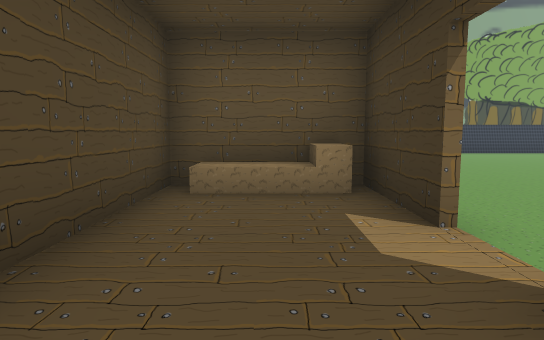
[1] (above)

20 first-person views from a walk through a level from a Godot 3-D game. The camera is 1.4 m above the floor, tilts 6° down and sees 75° across. The floor is counted in squares, 2 m on a side. Each view is taken from the middle of a square. On the plan, view 1 faces up. The plan holds only what a view shows up to about 11 squares ahead; the rest is blank. The place goes on beyond the plan. Flat picture figures and markers are not drawn. Some surface patterns are stand-ins.

[2]
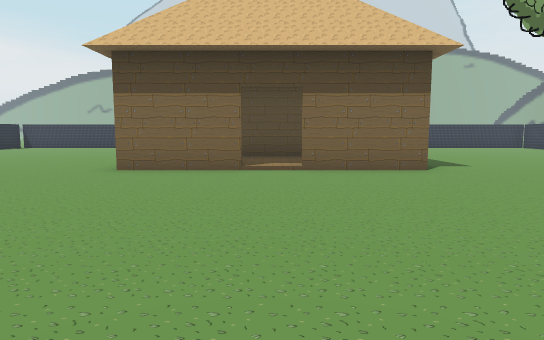

[3]
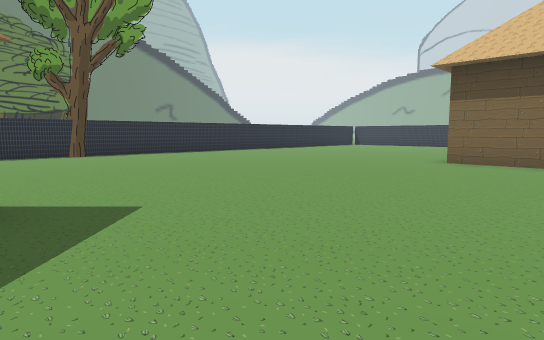

[4]
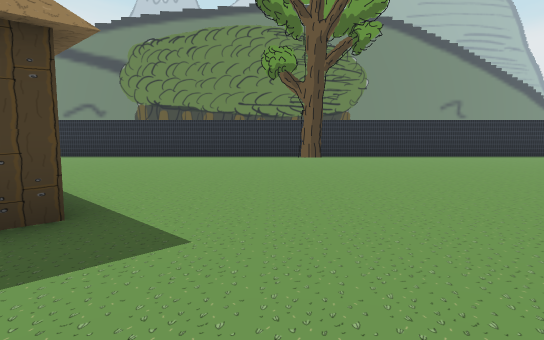

[5]
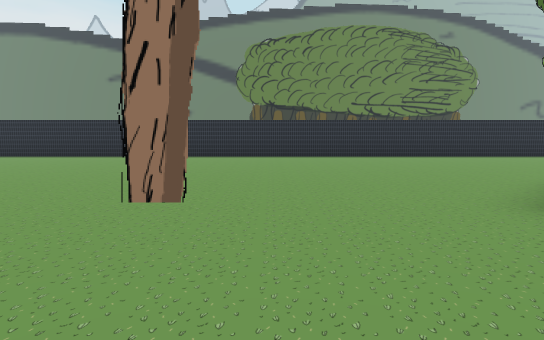

[6]
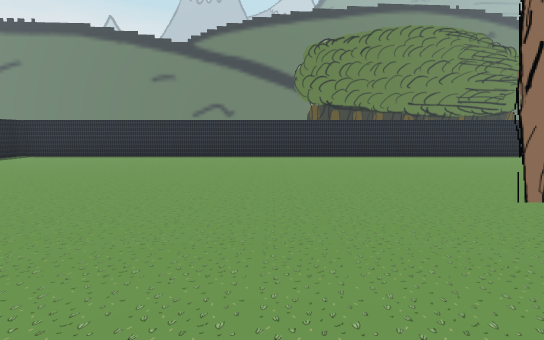

[7]
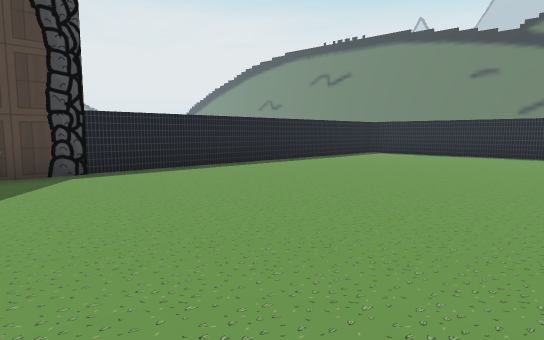

[8]
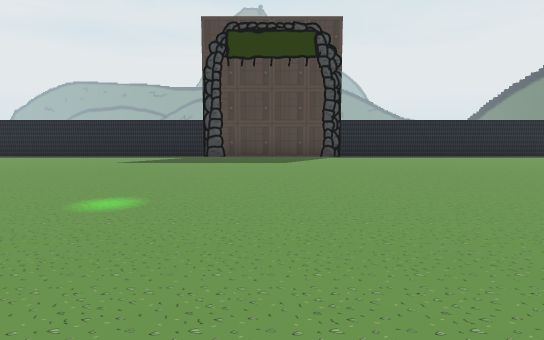

[9]
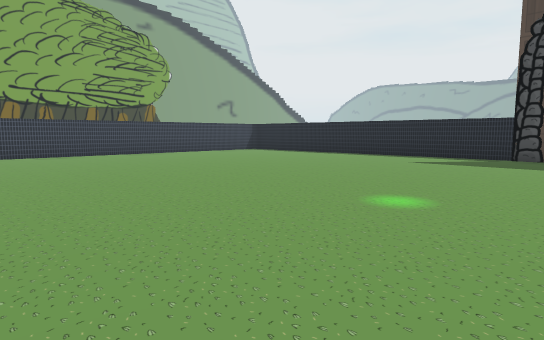

[10]
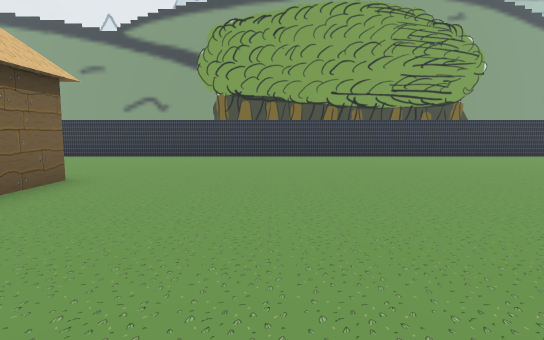

[11]
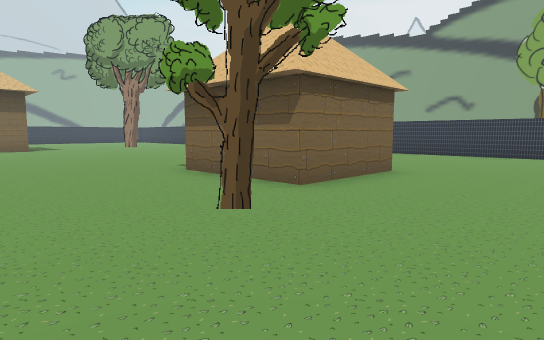

[12]
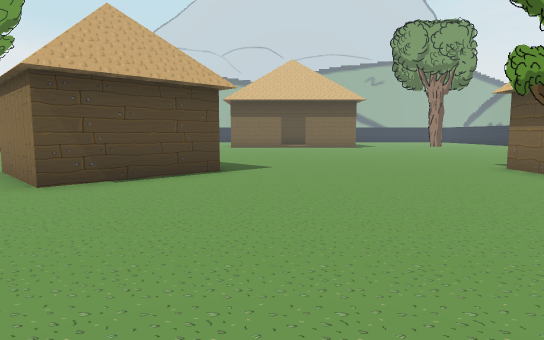

[13]
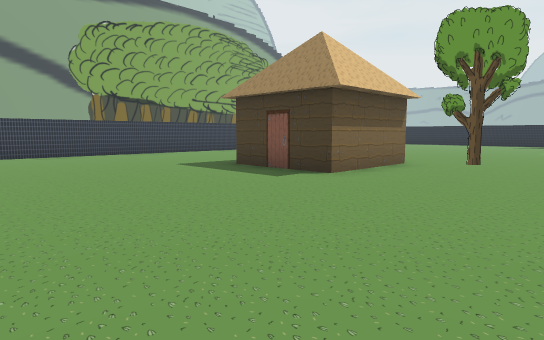

[14]
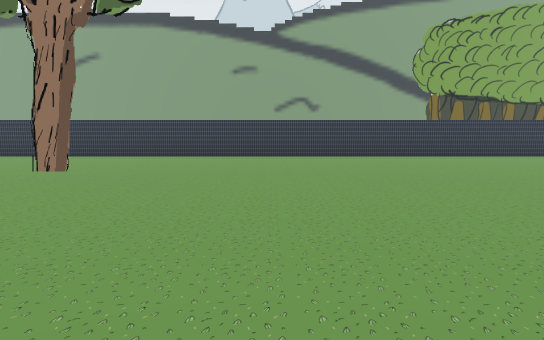

[15]
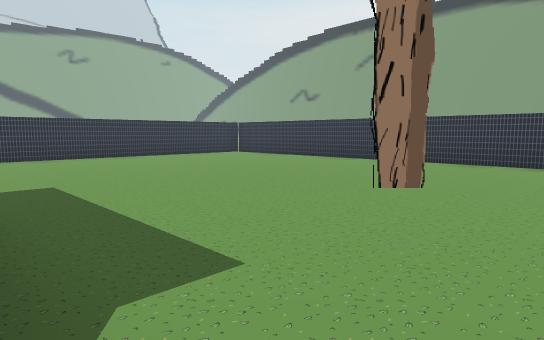

[16]
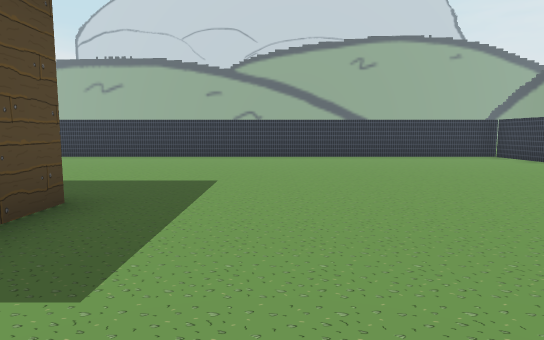

[17]
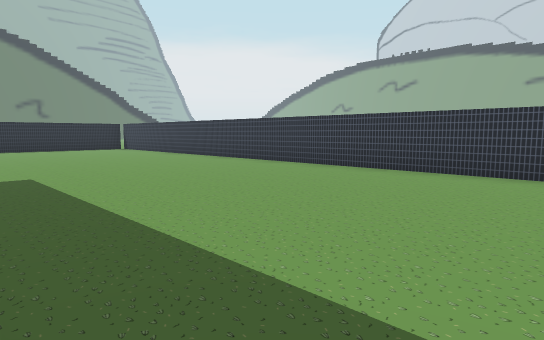

[18]
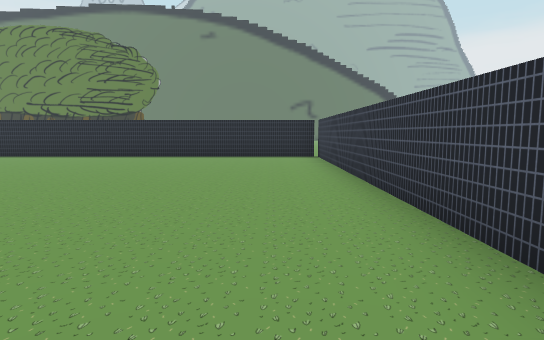

[19]
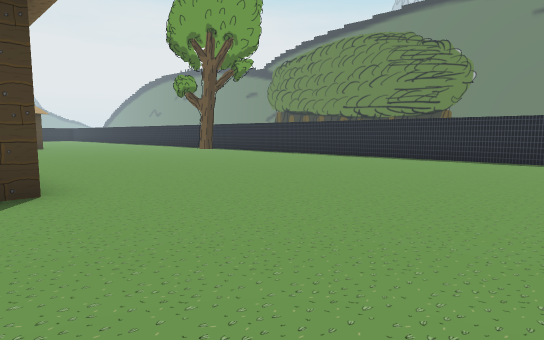

[20]
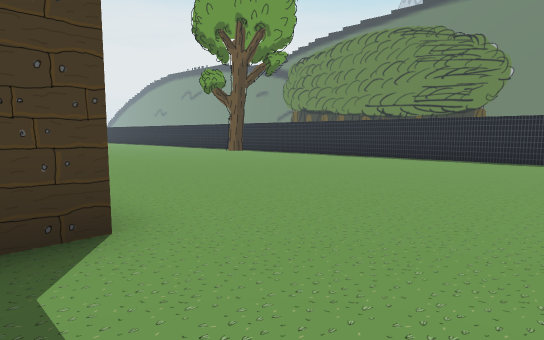

### Floor plan
Key: @ floor where view 1 was taken; # wall or solid block; x gap in a wall; . main floor; : floor 0.25 m higher than the main floor; T tree; H house; O other object.
Columns run from 9 left of view 1 to 28 right of it. Each row starts with its distance up from view 1.
 14  ##################################
 13 #.................................
 12 #.................................
 11 #................................
 10 #.................................   #
  9 #........T...........................#
  8 #...................HHHH.............#
  7 #...................HHHH.............#
  6 #...................HHHH.............#
  5 #.......###..........................#
  4 #...... OO#.............T............#
  3 #......#::#..........................#
  2 #......#:::..........................#
  1 #......#::#..........................#
  0 #......##@#.........H................#
 -1 #.......###......... H...............#
 -2 #..................H HH...T..........#
 -3 #................... H...............#
 -4 #....................................#
 -5 #....................................#
 -6 #....................................#
 -7 #....................................#
 -8 #....................................#
 -9 #.............#T##...................#
-10  #############    ##################x

Where each view was taken, in squares from view 1:
view 1: 0 up, 0 right, facing up
view 2: 2 up, 8 right, facing left
view 3: 2 up, 10 right, facing down-left
view 4: 1 up, 8 right, facing down
view 5: 1 up, 16 right, facing down
view 6: 1 up, 20 right, facing down
view 7: 2 up, 21 right, facing down-right
view 8: 2 up, 17 right, facing right
view 9: 2 up, 17 right, facing up-right
view 10: 3 up, 17 right, facing up
view 11: 2 up, 17 right, facing up-left
view 12: 1 up, 18 right, facing left
view 13: 2 up, 6 right, facing up-right
view 14: 3 up, 4 right, facing up
view 15: 5 up, 2 right, facing up-left
view 16: 7 up, 2 right, facing left
view 17: 6 up, 2 left, facing down-left
view 18: 1 up, 7 left, facing down
view 19: 0 up, 6 left, facing down-right
view 20: 0 up, 4 left, facing down-right
